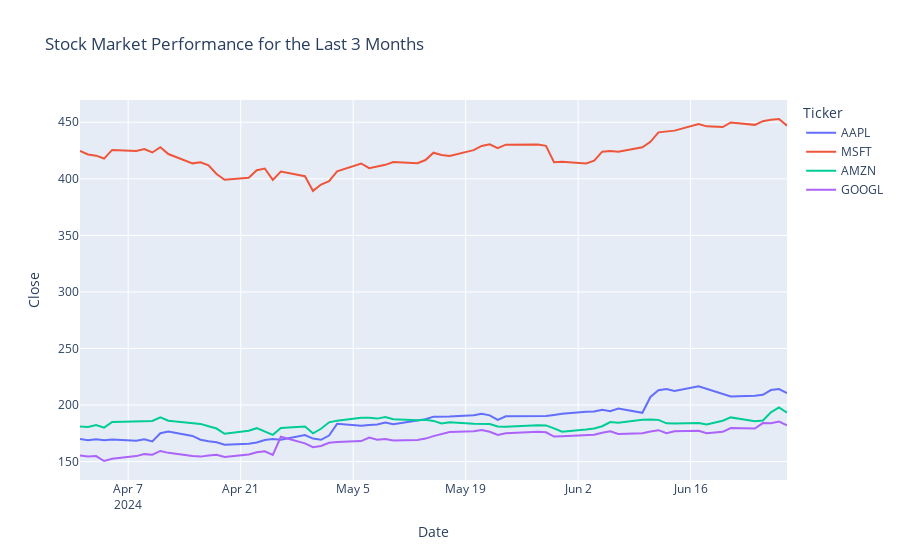

Write notebook code for a chart like this one.
### Code cell
fig = px.line(df, x= 'Date',
              y='Close',
              color='Ticker',
              title="Stock Market Performance for the Last 3 Months")
fig.show()
